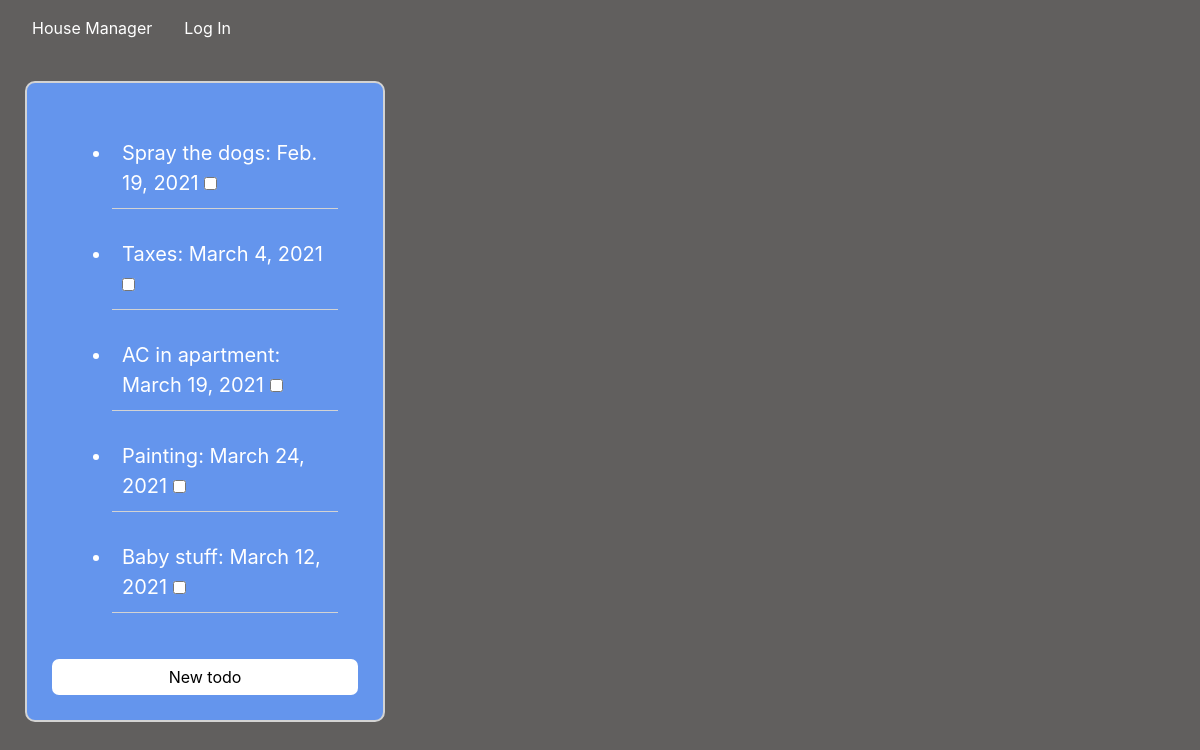
The page /todo on the database as committed earlier.
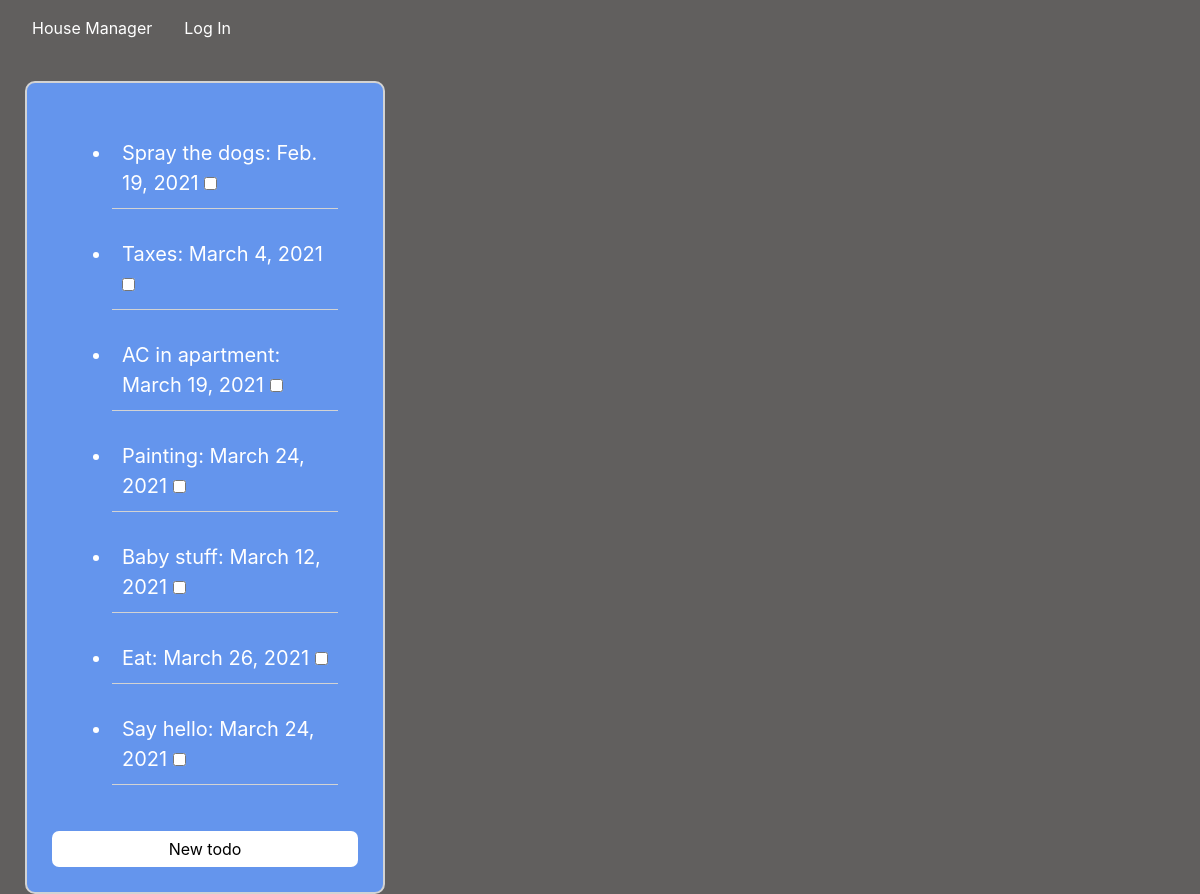
The same page on the database as committed later.
### housemanager/models.py (models this page shows)
class Todo(models.Model):
    todo = models.CharField(max_length = 200)
    done = models.BooleanField(default=False)
    todo_date = models.DateField(default=datetime.now, blank=True)
    dogs_todo = models.ManyToManyField(Dogs, related_name="Dogs_todo", blank=True)
    baby_todo = models.ManyToManyField(Baby, related_name="Baby_todo", blank=True)
    def __str__(self):
        return f"{self.todo}"

### housemanager/views.py (the view)
# urls.py: path("todo", views.todo, name="todo"),
def todo(request):
    todolist = Todo.objects.all()
    print(todolist)
    return render(request, "housemanager/todo.html", {
        "todo": todolist
    })

### housemanager/templates/housemanager/todo.html (shortened to what this page needs)
{% extends "housemanager/layout.html" %}
{% load static %}
{% block body %}
    <div id="todolist">
        <ul id="ullist">
            {% for todo in todo%}
            <li data-id={{todo.id}} id="listitem" class="listitem">
                    {{todo.todo}}:
                    {{todo.todo_date}}
                    <input data-id={{todo.id}} type="checkbox" id="todo-done">
            </li>
            {% endfor%}
        </ul>
        <button class="btn btn-primary" id="create-todo">
            New todo
        </button>
    </div>
{% endblock %}

Rows that differ between the two databases and show on the page:
added Todo: todo "Eat", todo_date "March 26, 2021"
added Todo: todo "Say hello", todo_date "March 24, 2021"
